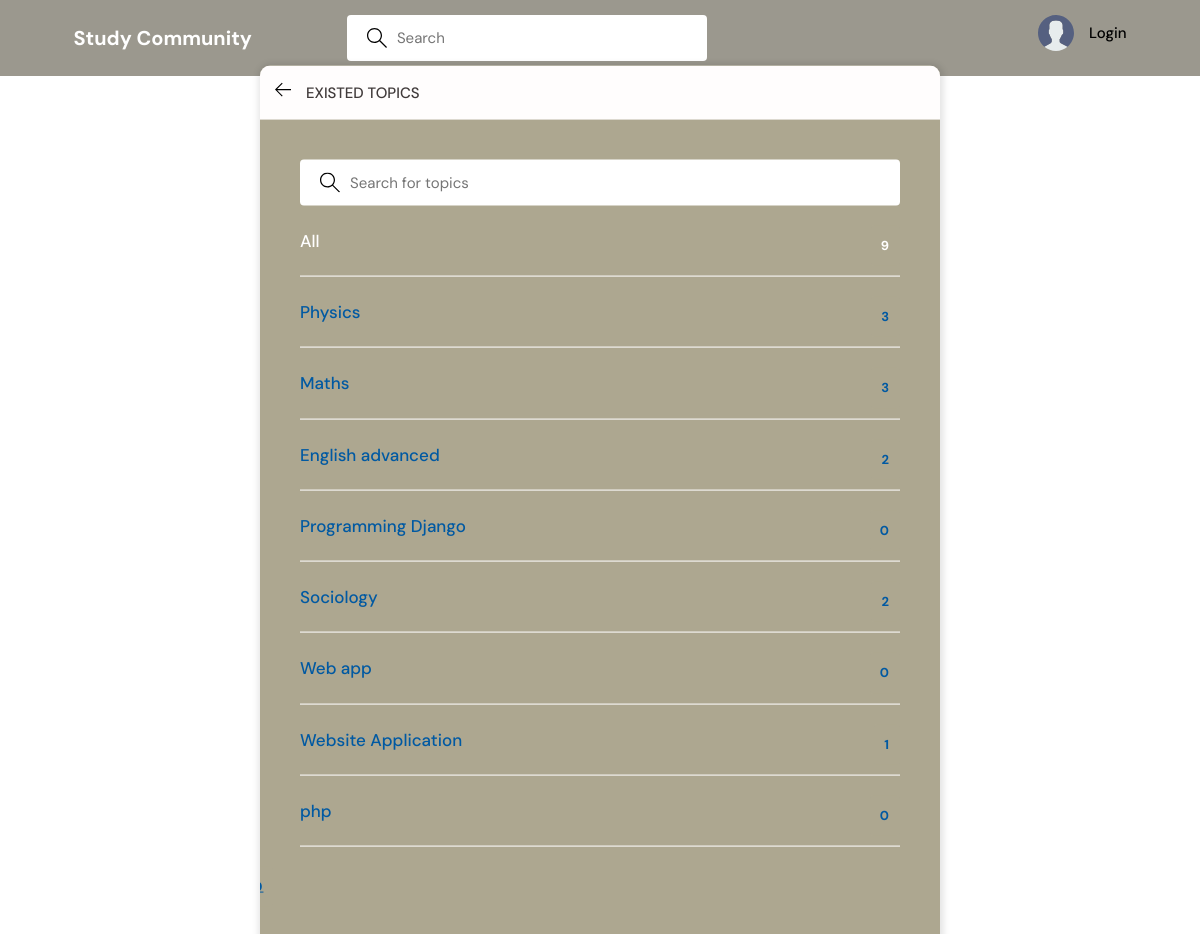
Page /topics/ on the committed database.
### app/models.py (models this page shows, shortened)
class Topic(models.Model):
    name = models.CharField(max_length=200)

### app/views.py (the view)
# urls.py: path('topics/', views.topicsPage, name="topics"),
def topicsPage(request):
    q = request.GET.get('q') if request.GET.get('q') != None else ''
    topics = Topic.objects.filter(name__icontains=q)
    return render(request, 'app/topics.html', {'topics': topics})

### app/templates/app/topics.html (shortened to what this page needs)
{% extends 'main.html' %}
{% block content %}
<main class="create-room layout">
  <div class="container">
    <div class="layout__box">
      <div class="layout__boxHeader">
        <div class="layout__boxTitle">
          <a href="{% url 'home' %}">
            <svg version="1.1"   width="32" height="32" viewBox="0 0 32 32">
              <title>arrow-left</title>
              <path
                d="M13.723 2.286l-13.723 13.714 13.719 13.714 1.616-1.611-10.96-10.96h27.625v-2.286h-27.625l10.965-10.965-1.616-1.607z">
              </path>
            </svg>
          </a>
          <h3>Existed Topics</h3>
        </div>
      </div>
      <div class="topics-page layout__body">
        <form action="" method="GET" class="header__search">
          <label>
            <input name="q" placeholder="Search for topics" />
          </label>
        </form>
        <ul class="topics__list">
          <li>
            <a href="{% url 'topics' %}" class="active">All <span>{{topics.count}}</span></a>
          </li>
          {% for topic in topics %}
          <li>
            <a href="{% url 'home' %}?q={{topic.name}}">{{ topic.name }} <span>{{topic.room_set.all.count}}</span></a>
          </li>
          {% endfor %}
        </ul>
      </div>
    </div>
  </div>
</main>
{% endblock content %}

### static/styles/style.css (style rules this page uses)
:root { --color-main: #000000; --color-main-light: #9ecad5; --color-dark: #ada790; --color-dark-medium: #fff; --color-dark-light: #ffffff; --color-light: #ffffff; --color-gray: #000000; --color-light-gray: #000; --color-bg: #ffffff; --color-success: #5dd693; --color-error: #fc4b0b; }
* { font-family: "DM Sans", -apple-system, BlinkMacSystemFont, "Segoe UI", Roboto, Oxygen, Ubuntu, Cantarell, "Open Sans", "Helvetica Neue", sans-serif; margin: 0; padding: 0; box-sizing: border-box; text-rendering: optimizeLegibility; font-size: inherit; }
html { font-size: 56.25%; }
@media only screen and (min-width: 1200px) { html { font-size: 62.5%; } }
body { line-height: 1.6; font-weight: 400; font-size: 1.5rem; color: var(--color-light-gray); background-image: url(/static/images/bg_1.png); background-repeat: no-repeat; background-size:cover; min-height: 100vh; }
a { display: inline-block; color:var(--color-main); text-decoration: none; }
.container { max-width: 120rem; width: 90%; margin: auto; }
.header__search > label { background-color: var(--color-dark-medium); padding: 1.3rem 1rem; display: flex; align-items: center; gap: 1rem; border-radius: 4px; }
.header__search svg { fill: var(--color-gray); width: 2rem; height: 2rem; margin-left: 1rem; }
.header__search input { width: 30rem; background: transparent; border: none; outline: none; color: var(--color-main); }
.layout { margin-top: 2.4rem; }
.layout > .container { display: flex; justify-content: space-between; align-items: flex-start; }
.layout__box { width: 90%; max-width:40rem; min-height: 40rem; position: absolute; top: 50%; left: 50%; transform: translate(-50%, -46%); background-color: var(--color-dark); border-radius: 1rem; box-shadow: 1px 1px 6px 3px rgba(0, 0, 0, 0.1); overflow: hidden; }
.layout__boxHeader { display: flex; padding: 1.5rem; background-color: #fffdfd; }
.layout__boxTitle { display: flex; gap: 1.5rem; align-items: center; }
.layout__boxTitle h3 { text-transform: uppercase; font-weight: 500; color: rgb(65, 59, 59); }
.layout__boxTitle svg { width: 1.6rem; height: 1.6rem; fill: var(--color-main); }
.layout__body { margin: 4rem; line-height: 0.8cm; }
.topics__list { list-style: none; }
.topics__list li a { display: flex; justify-content: space-between; margin-bottom: 3rem; margin-right: 1cm; margin-left: -1.5cm; text-decoration: double; font-weight: 500; font-size: 1.7rem; color:#0059a2; text-align: center; text-decoration: underline; background-color:transparent; transition: all 0.3s ease-in-out; }
.topics__list li a.active, .topics__list li a:hover { color: var(--color-dark-light); background-color: transparent; }
.topics__list li a span { padding: 0.5rem 1rem; background-color: var(--color-dark); border-radius: 3px; font-size: 1.3rem; font-weight: 700; letter-spacing: 1px; }
.topics-page .topics__list li:not(:last-child) a { margin: 2rem 0; padding-bottom: 1rem; text-decoration: none; border-bottom: 1px solid var(--color-dark-medium); }
.topics-page .header__search { display: block; }
.create-room.layout .layout__box { max-width: 68rem; }

### rows in the picture
Topic: name "Physics", room_set.all.count "3"
Topic: name "Maths", room_set.all.count "3"
Topic: name "English advanced", room_set.all.count "2"
Topic: name "Programming Django", room_set.all.count "0"
Topic: name "Sociology", room_set.all.count "2"
Topic: name "Web app", room_set.all.count "0"
Topic: name "Website Application", room_set.all.count "1"
Topic: name "php", room_set.all.count "0"

### other values in the picture
{{ topics.count }} "9"
